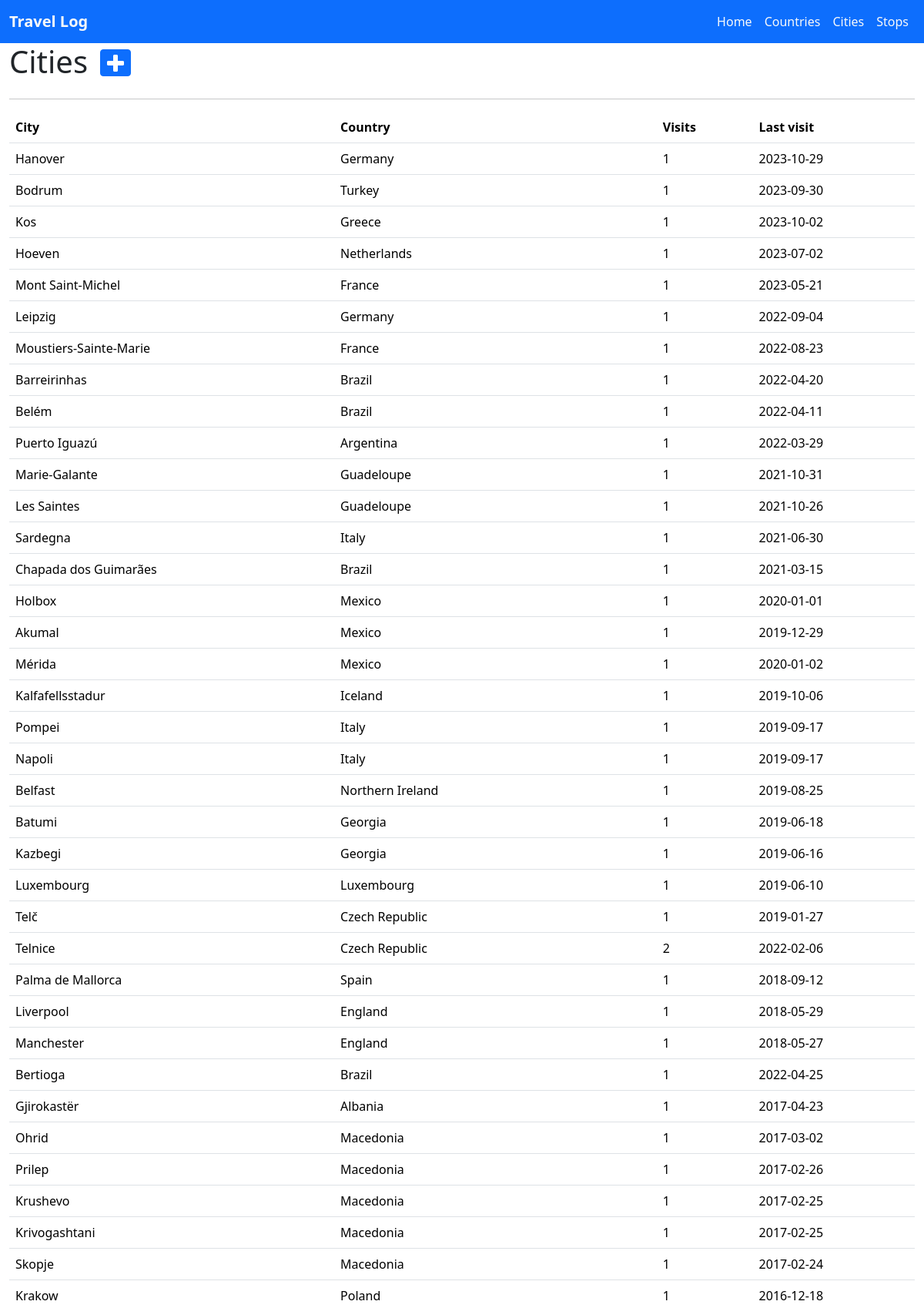
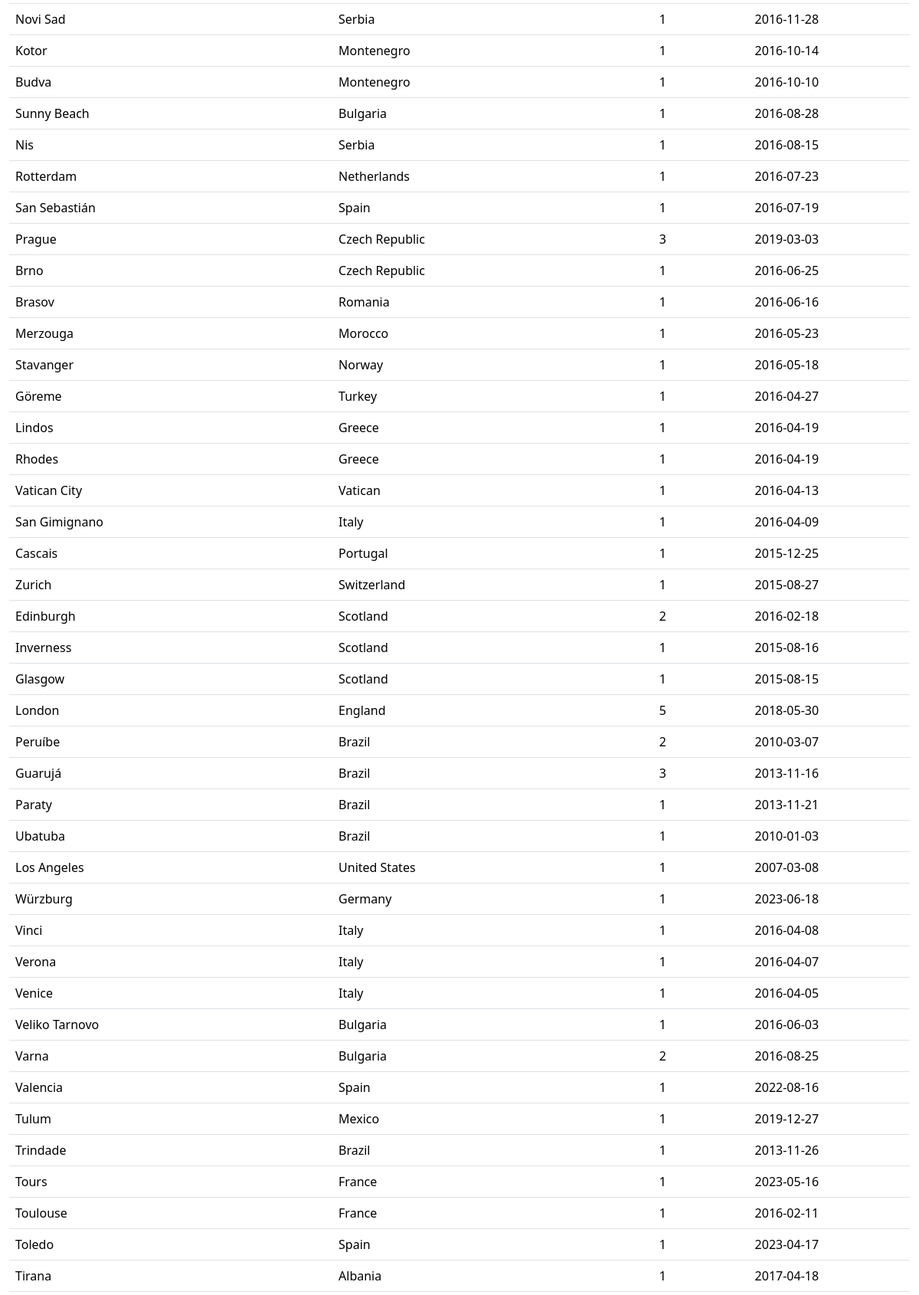
Screenshot of /cities/ (upper part) with the database file from the repository (2 pictures, top to bottom).
### mytrips/models.py (models this page shows, shortened)
class Country(models.Model):
    name = models.CharField(max_length=255, unique=True)
    visited = models.BooleanField(default=False)
    need_visa = models.BooleanField(default=None, null=True)
    lat = models.DecimalField(max_digits=9, decimal_places=6)
    lon = models.DecimalField(max_digits=9, decimal_places=6)
    continent = models.CharField(max_length=25, choices=CONTINENTS, null=True)
    capital = models.CharField(max_length=255, null=True, default=None)
    currency = models.CharField(
        max_length=25, choices=CURRENCIES, null=True, default=None
    )
    language = models.CharField(
        max_length=25, choices=LANGUAGES, null=True, default=None
    )
    area_code = models.CharField(max_length=10, null=True, default=None)
    iso_code = models.CharField(max_length=10)
    class Meta:
        verbose_name_plural = "Countries"

### mytrips/views.py (the view)
# urls.py: path("cities/", views.cities, name="cities"),
def cities(request):
    countries = Country.objects.filter(visited=True).order_by("name")
    cities_list = (
        City.objects.annotate(
            visits=Count("stop__trip", distinct=True), last_visit=Max("stop__departure")
        )
        .values("name", "country__name", "visited", "visits", "last_visit")
        .order_by("-id")
    )
    context = {"cities": cities_list, "countries": countries}
    return render(request, "cities.html", context)

### mytrips/templates/cities.html (shortened to what this page needs)
{% extends "master.html" %}
{% block content %}
<div class="d-flex">
    <h1 class="me-3">Cities</h1>
    <div class="mt-2">
        <button type="button" class="btn btn-primary btn-sm pb-0" data-bs-toggle="modal"
            data-bs-target="#staticBackdrop">
            <i class="fa fa-plus fa-2x"></i>
        </button>
    </div>
</div>
<hr />
<table id="citiesTable" class="table table-hover">
    <thead>
        <tr>
            <th>City</th>
            <th>Country</th>
            <th>Visits</th>
            <th>Last visit</th>
        </tr>
    </thead>
    <tbody>
        {% for x in cities %}
        <tr>
            <td>{{ x.name }}</td>
            <td>{{ x.country__name }}</td>
            <td>{{ x.visits|default:"-" }}</td>
            <td>{{ x.last_visit|date:'Y-m-d' }}</td>
        </tr>
        {% endfor %}
    </tbody>
</table>
{% endblock %}

### mytrips/templates/master.html (shortened to what this page needs)
<!DOCTYPE html>
<html>
<head>
    {% load bootstrap5 %}
    {% bootstrap_css %}
    <link href="https://cdn.datatables.net/v/bs5/jq-3.7.0/dt-1.13.6/datatables.min.css" rel="stylesheet">
    <link rel="stylesheet" href="https://cdnjs.cloudflare.com/ajax/libs/font-awesome/4.7.0/css/font-awesome.min.css">
</head>
<body>
    <nav class="navbar navbar-expand-sm bg-primary">
        <div class="container-fluid">
            <b><a class="navbar-brand link-light" href="/">Travel Log</a></b>
            <div class="collapse navbar-collapse justify-content-end" id="collapsibleNavbar">
                <ul class="navbar-nav">
                    <li class="nav-item">
                        <a class="nav-link link-light" href="/">Home</a>
                    </li>
                    <li class="nav-item">
                        <a class="nav-link link-light" href="/countries">Countries</a>
                    </li>
                    <li class="nav-item">
                        <a class="nav-link link-light" href="/cities">Cities</a>
                    </li>
                    <li class="nav-item">
                        <a class="nav-link link-light" href="/stops">Stops</a>
                    </li>
                </ul>
            </div>
        </div>
    </nav>
    <div class="container-fluid">
        {% block content %}
        {% endblock %}
    </div>
</body>
</html>

### rows the page displays
Country: name "Belfast", country__name "Northern Ireland", visits "1", last_visit "2019-08-25"
Country: name "Skopje", country__name "Macedonia", visits "1", last_visit "2017-02-24"
Country: name "Prague", country__name "Czech Republic", visits "3", last_visit "2019-03-03"
Country: name "Vatican City", country__name "Vatican", visits "1", last_visit "2016-04-13"
Country: name "Edinburgh", country__name "Scotland", visits "2", last_visit "2016-02-18"
Country: name "London", country__name "England", visits "5", last_visit "2018-05-30"
Country: name "Paraty", country__name "Brazil", visits "1", last_visit "2013-11-21"
Country: name "Tirana", country__name "Albania", visits "1", last_visit "2017-04-18"

### other values shown
{{ x.name }} "Hanover" "Bodrum" "Kos" "Hoeven" "Mont Saint-Michel" "Leipzig" "Moustiers-Sainte-Marie" "Barreirinhas" "Belém" "Puerto Iguazú" "Marie-Galante" "Les Saintes" "Sardegna" "Chapada dos Guimarães" "Holbox" "Akumal" "Mérida" "Kalfafellsstadur" "Pompei" "Napoli" "Batumi" "Kazbegi" "Luxembourg" "Telč" "Telnice" "Palma de Mallorca" "Liverpool" "Manchester" "Bertioga" "Gjirokastër" "Ohrid" "Prilep" "Krushevo" "Krivogashtani" "Krakow" "Novi Sad" "Kotor" "Budva" "Sunny Beach" "Nis" "Rotterdam" "San Sebastián" "Brno" "Brasov" "Merzouga" "Stavanger" "Göreme" "Lindos" "Rhodes" "San Gimignano" "Cascais" "Zurich" "Inverness" "Glasgow" "Peruíbe" "Guarujá" "Ubatuba" "Los Angeles" "Würzburg" "Vinci" "Verona" "Venice" "Veliko Tarnovo" "Varna" "Valencia" "Tulum" "Trindade" "Tours" "Toulouse" "Toledo"
{{ x.country__name }} "Germany" "Turkey" "Greece" "Netherlands" "France" "Germany" "France" "Brazil" "Brazil" "Argentina" "Guadeloupe" "Guadeloupe" "Italy" "Brazil" "Mexico" "Mexico" "Mexico" "Iceland" "Italy" "Italy" "Georgia" "Georgia" "Luxembourg" "Czech Republic" "Czech Republic" "Spain" "England" "England" "Brazil" "Albania" "Macedonia" "Macedonia" "Macedonia" "Macedonia" "Poland" "Serbia" "Montenegro" "Montenegro" "Bulgaria" "Serbia" "Netherlands" "Spain" "Czech Republic" "Romania" "Morocco" "Norway" "Turkey" "Greece" "Greece" "Italy" "Portugal" "Switzerland" "Scotland" "Scotland" "Brazil" "Brazil" "Brazil" "United States" "Germany" "Italy" "Italy" "Italy" "Bulgaria" "Bulgaria" "Spain" "Mexico" "Brazil" "France" "France" "Spain"
{{ x.visits|default:"-" }} "1" "1" "1" "1" "1" "1" "1" "1" "1" "1" "1" "1" "1" "1" "1" "1" "1" "1" "1" "1" "1" "1" "1" "1" "2" "1" "1" "1" "1" "1" "1" "1" "1" "1" "1" "1" "1" "1" "1" "1" "1" "1" "1" "1" "1" "1" "1" "1" "1" "1" "1" "1" "1" "1" "2" "3" "1" "1" "1" "1" "1" "1" "1" "2" "1" "1" "1" "1" "1" "1"
{{ x.last_visit|date:'Y-m-d' }} "2023-10-29" "2023-09-30" "2023-10-02" "2023-07-02" "2023-05-21" "2022-09-04" "2022-08-23" "2022-04-20" "2022-04-11" "2022-03-29" "2021-10-31" "2021-10-26" "2021-06-30" "2021-03-15" "2020-01-01" "2019-12-29" "2020-01-02" "2019-10-06" "2019-09-17" "2019-09-17" "2019-06-18" "2019-06-16" "2019-06-10" "2019-01-27" "2022-02-06" "2018-09-12" "2018-05-29" "2018-05-27" "2022-04-25" "2017-04-23" "2017-03-02" "2017-02-26" "2017-02-25" "2017-02-25" "2016-12-18" "2016-11-28" "2016-10-14" "2016-10-10" "2016-08-28" "2016-08-15" "2016-07-23" "2016-07-19" "2016-06-25" "2016-06-16" "2016-05-23" "2016-05-18" "2016-04-27" "2016-04-19" "2016-04-19" "2016-04-09" "2015-12-25" "2015-08-27" "2015-08-16" "2015-08-15" "2010-03-07" "2013-11-16" "2010-01-03" "2007-03-08" "2023-06-18" "2016-04-08" "2016-04-07" "2016-04-05" "2016-06-03" "2016-08-25" "2022-08-16" "2019-12-27" "2013-11-26" "2023-05-16" "2016-02-11" "2023-04-17"
